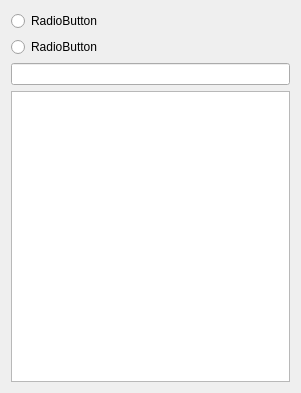
<?xml version="1.0" encoding="UTF-8"?>
<ui version="4.0">
 <class>SzukajKlienta</class>
 <widget class="QWidget" name="SzukajKlienta">
  <property name="geometry">
   <rect>
    <x>0</x>
    <y>0</y>
    <width>301</width>
    <height>393</height>
   </rect>
  </property>
  <property name="windowTitle">
   <string>Form</string>
  </property>
  <layout class="QVBoxLayout" name="verticalLayout">
   <item>
    <widget class="QRadioButton" name="radioButton_nazwa">
     <property name="text">
      <string>RadioButton</string>
     </property>
    </widget>
   </item>
   <item>
    <widget class="QRadioButton" name="radioButton_nazwisko">
     <property name="text">
      <string>RadioButton</string>
     </property>
    </widget>
   </item>
   <item>
    <widget class="QLineEdit" name="lineEdit"/>
   </item>
   <item>
    <widget class="QTableView" name="tableView"/>
   </item>
  </layout>
 </widget>
 <resources/>
 <connections/>
</ui>
